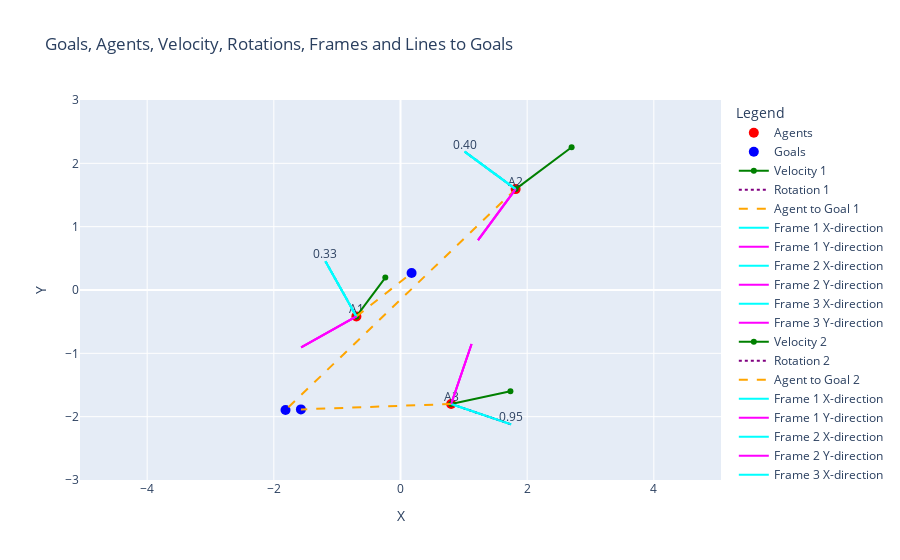
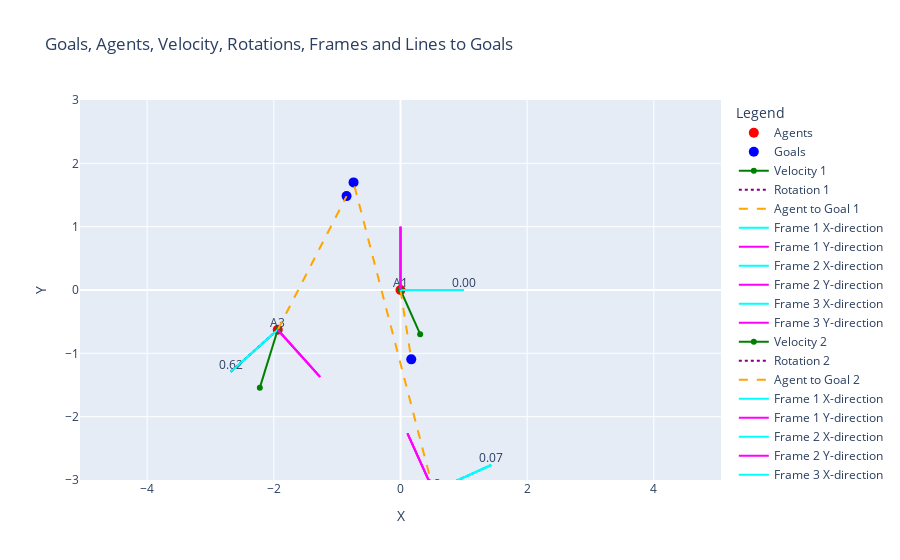
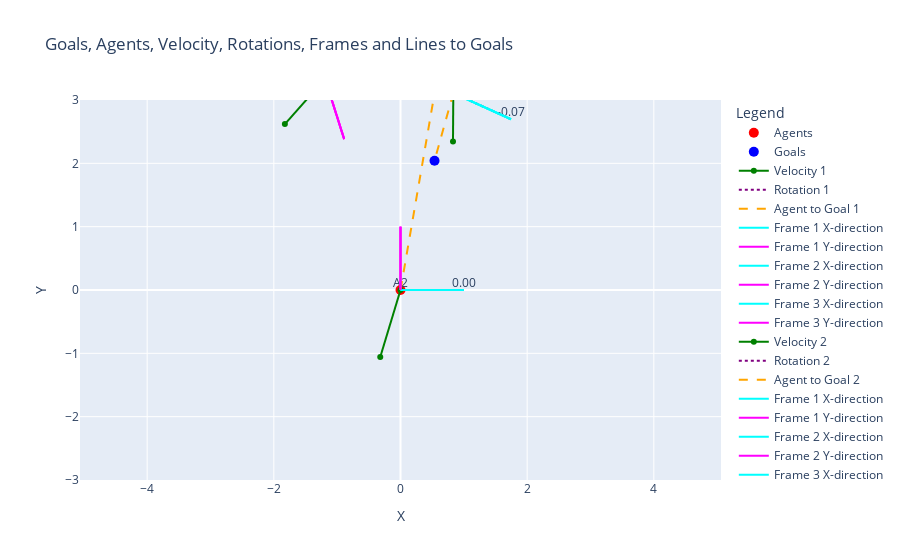

Here is the notebook cell these charts were saved with, in order:
### Code cell
import torch
import plotly.express as px
import plotly.graph_objects as go
import numpy as np

def plot_all(goals, agents, velocity, rots, frame_idx=None, plot_frames=False):
    if frame_idx is not None:
        agents, goals, rots, velocity = localize_all_wrt_one_agent(agents, frame_idx, goals, rots, velocity)
    # Convert tensors to numpy for easier handling in Plotly
    goals_numpy = goals.numpy()
    agents_numpy = agents.numpy()
    velocity_numpy = velocity.numpy()
    rots_numpy = rots.numpy()

    # Initialize the figure
    fig = go.Figure()

    # Plot agents
    fig.add_trace(go.Scatter(x=agents_numpy[:, 0], y=agents_numpy[:, 1],
                             mode='markers', name='Agents',
                             marker=dict(color='red', size=10)))

    # Label each agent
    for i in range(agents_numpy.shape[0]):
        fig.add_trace(go.Scatter(
            x=[agents_numpy[i, 0]],
            y=[agents_numpy[i, 1]],
            mode='text',
            text=[f'A{i+1}'],
            textposition='top center',
            showlegend=False
        ))

    # Plot goals
    fig.add_trace(go.Scatter(x=goals_numpy[:, 0], y=goals_numpy[:, 1],
                             mode='markers', name='Goals',
                             marker=dict(color='blue', size=10)))

    # Plot velocity vectors and rotations
    for i in range(velocity_numpy.shape[0]):
        fig.add_trace(go.Scatter(
            x=[agents_numpy[i, 0], agents_numpy[i, 0] + velocity_numpy[i, 0]],
            y=[agents_numpy[i, 1], agents_numpy[i, 1] + velocity_numpy[i, 1]],
            mode='lines+markers',
            name=f'Velocity {i+1}',
            line=dict(color='green')
        ))

        # Add rotation as arrow visualization
        fig.add_trace(go.Scatter(
            x=[agents_numpy[i, 0], agents_numpy[i, 0] + np.cos(rots_numpy[i, 0])],
            y=[agents_numpy[i, 1], agents_numpy[i, 1] + np.sin(rots_numpy[i, 0])],
            mode='lines+text',
            textposition='top center',
            text=['', f'{rots_numpy[i, 0] / (2 * np.pi):.2f}'],
            name=f'Rotation {i+1}',
            line=dict(color='purple', dash='dot')
        ))


        # Plot line from agent to its goal
        fig.add_trace(go.Scatter(
            x=[agents_numpy[i, 0], goals_numpy[i, 0]],
            y=[agents_numpy[i, 1], goals_numpy[i, 1]],
            mode='lines',
            name=f'Agent to Goal {i+1}',
            line=dict(color='orange', dash='dash')
        ))

        # Plot frames if option enabled
        if plot_frames is not None:
            frame = local_frame(rots)
            for i in range(agents_numpy.shape[0]):
                x_dir = frame[i, 0, 0].item()
                y_dir = frame[i, 1, 0].item()
                x_pos = agents_numpy[i, 0]
                y_pos = agents_numpy[i, 1]

                # Add frame directions
                fig.add_trace(go.Scatter(
                    x=[x_pos, x_pos + x_dir],
                    y=[y_pos, y_pos + y_dir],
                    mode='lines',
                    name=f'Frame {i+1} X-direction',
                    line=dict(color='cyan', dash='solid')
                ))

                x_dir = frame[i, 0, 1].item()
                y_dir = frame[i, 1, 1].item()
                fig.add_trace(go.Scatter(
                    x=[x_pos, x_pos + x_dir],
                    y=[y_pos, y_pos + y_dir],
                    mode='lines',
                    name=f'Frame {i+1} Y-direction',
                    line=dict(color='magenta', dash='solid')
                ))

    # Set up plot layout
    fig.update_layout(
        title="Goals, Agents, Velocity, Rotations, Frames and Lines to Goals",
        xaxis_title="X",
        yaxis_title="Y",
        legend_title="Legend",
        showlegend=True,
        xaxis=dict(scaleanchor="y", scaleratio=1, range=[-3, 3]),  # Maintain equal x:y ratio, set range
        yaxis=dict(range=[-3, 3])  # Set range
    )

    # Show the figure
    fig.show()


def localize_all_wrt_one_agent(agents, target_agent, goals, rots, velocity):
    frame = local_frame(rots)[target_agent]
    frame = torch.stack([frame] * agents.shape[0], dim=0)
    center = agents[target_agent]
    agents = localize(agents, frame, center=center)
    velocity = localize(velocity, frame)
    goals = localize(goals, frame, center=center)
    rots = rots - rots[target_agent]
    return agents, goals, rots, velocity

def local_frame(rotation):
    c = torch.cos(rotation)
    s = torch.sin(rotation)
    # For row vectors, use R(-theta)^T = [[cos, -sin], [sin, cos]]
    frame = torch.cat(
        [
            torch.stack([c, -s], dim=-1),
            torch.stack([s, c], dim=-1)
        ],
        dim=-2,
    )
    return frame




def localize(pos, frame, center=None):
    if center is not None:
        pos = pos - center
    return torch.bmm(
        pos.unsqueeze(1),
        frame,
    ).squeeze(1)
# Generate data
goals = torch.rand([3, 2]) * 4 - 2
agents = torch.rand([3, 2]) * 4 - 2
velocity = torch.rand([3, 2])
rots = torch.rand([3, 1]) * 2 * torch.pi

plot_all(goals, agents, velocity, rots, plot_frames=True)
plot_all(goals, agents, velocity, rots, frame_idx=0, plot_frames=True)
plot_all(goals, agents, velocity, rots, frame_idx=1, plot_frames=True)

### Figure 1 — Plotly figure (JSON) as saved in the notebook; plotly's stock layout.template omitted (floating-point values rounded to 4 significant figures)
{"data": [{"marker": {"color": "red", "size": 10}, "mode": "markers", "name": "Agents", "x": [-0.6964, 1.818, 0.7999], "y": [-0.417, 1.593, -1.8], "type": "scatter"}, {"mode": "text", "showlegend": false, "text": ["A1"], "textposition": "top center", "x": [-0.6964], "y": [-0.417], "type": "scatter"}, {"mode": "text", "showlegend": false, "text": ["A2"], "textposition": "top center", "x": [1.818], "y": [1.593], "type": "scatter"}, {"mode": "text", "showlegend": false, "text": ["A3"], "textposition": "top center", "x": [0.7999], "y": [-1.8], "type": "scatter"}, {"marker": {"color": "blue", "size": 10}, "mode": "markers", "name": "Goals", "x": [0.1751, -1.815, -1.573], "y": [0.2672, -1.895, -1.885], "type": "scatter"}, {"line": {"color": "green"}, "mode": "lines+markers", "name": "Velocity 1", "x": [-0.6964, -0.2396], "y": [-0.417, 0.1955], "type": "scatter"}, {"line": {"color": "purple", "dash": "dot"}, "mode": "lines+text", "name": "Rotation 1", "text": ["", "0.33"], "textposition": "top center", "x": [-0.6964, -1.186], "y": [-0.417, 0.4551], "type": "scatter"}, {"line": {"color": "orange", "dash": "dash"}, "mode": "lines", "name": "Agent to Goal 1", "x": [-0.6964, 0.1751], "y": [-0.417, 0.2672], "type": "scatter"}, {"line": {"color": "cyan", "dash": "solid"}, "mode": "lines", "name": "Frame 1 X-direction", "x": [-0.6964, -1.186], "y": [-0.417, 0.4551], "type": "scatter"}, {"line": {"color": "magenta", "dash": "solid"}, "mode": "lines", "name": "Frame 1 Y-direction", "x": [-0.6964, -1.568], "y": [-0.417, -0.9064], "type": "scatter"}, {"line": {"color": "cyan", "dash": "solid"}, "mode": "lines", "name": "Frame 2 X-direction", "x": [1.818, 1.012], "y": [1.593, 2.185], "type": "scatter"}, {"line": {"color": "magenta", "dash": "solid"}, "mode": "lines", "name": "Frame 2 Y-direction", "x": [1.818, 1.225], "y": [1.593, 0.7873], "type": "scatter"}, {"line": {"color": "cyan", "dash": "solid"}, "mode": "lines", "name": "Frame 3 X-direction", "x": [0.7999, 1.747], "y": [-1.8, -2.122], "type": "scatter"}, {"line": {"color": "magenta", "dash": "solid"}, "mode": "lines", "name": "Frame 3 Y-direction", "x": [0.7999, 1.122], "y": [-1.8, -0.8532], "type": "scatter"}, {"line": {"color": "green"}, "mode": "lines+markers", "name": "Velocity 2", "x": [1.818, 2.702], "y": [1.593, 2.255], "type": "scatter"}, {"line": {"color": "purple", "dash": "dot"}, "mode": "lines+text", "name": "Rotation 2", "text": ["", "0.40"], "textposition": "top center", "x": [1.818, 1.012], "y": [1.593, 2.185], "type": "scatter"}, {"line": {"color": "orange", "dash": "dash"}, "mode": "lines", "name": "Agent to Goal 2", "x": [1.818, -1.815], "y": [1.593, -1.895], "type": "scatter"}, {"line": {"color": "cyan", "dash": "solid"}, "mode": "lines", "name": "Frame 1 X-direction", "x": [-0.6964, -1.186], "y": [-0.417, 0.4551], "type": "scatter"}, {"line": {"color": "magenta", "dash": "solid"}, "mode": "lines", "name": "Frame 1 Y-direction", "x": [-0.6964, -1.568], "y": [-0.417, -0.9064], "type": "scatter"}, {"line": {"color": "cyan", "dash": "solid"}, "mode": "lines", "name": "Frame 2 X-direction", "x": [1.818, 1.012], "y": [1.593, 2.185], "type": "scatter"}, {"line": {"color": "magenta", "dash": "solid"}, "mode": "lines", "name": "Frame 2 Y-direction", "x": [1.818, 1.225], "y": [1.593, 0.7873], "type": "scatter"}, {"line": {"color": "cyan", "dash": "solid"}, "mode": "lines", "name": "Frame 3 X-direction", "x": [0.7999, 1.747], "y": [-1.8, -2.122], "type": "scatter"}, {"line": {"color": "magenta", "dash": "solid"}, "mode": "lines", "name": "Frame 3 Y-direction", "x": [0.7999, 1.122], "y": [-1.8, -0.8532], "type": "scatter"}, {"line": {"color": "green"}, "mode": "lines+markers", "name": "Velocity 3", "x": [0.7999, 1.735], "y": [-1.8, -1.599], "type": "scatter"}, {"line": {"color": "purple", "dash": "dot"}, "mode": "lines+text", "name": "Rotation 3", "text": ["", "0.95"], "textposition": "top center", "x": [0.7999, 1.747], "y": [-1.8, -2.122], "type": "scatter"}, {"line": {"color": "orange", "dash": "dash"}, "mode": "lines", "name": "Agent to Goal 3", "x": [0.7999, -1.573], "y": [-1.8, -1.885], "type": "scatter"}, {"line": {"color": "cyan", "dash": "solid"}, "mode": "lines", "name": "Frame 1 X-direction", "x": [-0.6964, -1.186], "y": [-0.417, 0.4551], "type": "scatter"}, {"line": {"color": "magenta", "dash": "solid"}, "mode": "lines", "name": "Frame 1 Y-direction", "x": [-0.6964, -1.568], "y": [-0.417, -0.9064], "type": "scatter"}, {"line": {"color": "cyan", "dash": "solid"}, "mode": "lines", "name": "Frame 2 X-direction", "x": [1.818, 1.012], "y": [1.593, 2.185], "type": "scatter"}, {"line": {"color": "magenta", "dash": "solid"}, "mode": "lines", "name": "Frame 2 Y-direction", "x": [1.818, 1.225], "y": [1.593, 0.7873], "type": "scatter"}, {"line": {"color": "cyan", "dash": "solid"}, "mode": "lines", "name": "Frame 3 X-direction", "x": [0.7999, 1.747], "y": [-1.8, -2.122], "type": "scatter"}, {"line": {"color": "magenta", "dash": "solid"}, "mode": "lines", "name": "Frame 3 Y-direction", "x": [0.7999, 1.122], "y": [-1.8, -0.8532], "type": "scatter"}], "layout": {"xaxis": {"title": {"text": "X"}, "scaleanchor": "y", "scaleratio": 1, "range": [-3, 3]}, "yaxis": {"title": {"text": "Y"}, "range": [-3, 3]}, "title": {"text": "Goals, Agents, Velocity, Rotations, Frames and Lines to Goals"}, "legend": {"title": {"text": "Legend"}}, "showlegend": true}}

### Figure 2 — Plotly figure (JSON) as saved in the notebook; plotly's stock layout.template omitted (floating-point values rounded to 4 significant figures)
{"data": [{"marker": {"color": "red", "size": 10}, "mode": "markers", "name": "Agents", "x": [0.0, 0.5222, -1.938], "y": [0.0, -3.176, -0.6281], "type": "scatter"}, {"mode": "text", "showlegend": false, "text": ["A1"], "textposition": "top center", "x": [0.0], "y": [0.0], "type": "scatter"}, {"mode": "text", "showlegend": false, "text": ["A2"], "textposition": "top center", "x": [0.5222], "y": [-3.176], "type": "scatter"}, {"mode": "text", "showlegend": false, "text": ["A3"], "textposition": "top center", "x": [-1.938], "y": [-0.6281], "type": "scatter"}, {"marker": {"color": "blue", "size": 10}, "mode": "markers", "name": "Goals", "x": [0.1701, -0.7413, -0.8517], "y": [-1.095, 1.699, 1.483], "type": "scatter"}, {"line": {"color": "green"}, "mode": "lines+markers", "name": "Velocity 1", "x": [0.0, 0.3105], "y": [0.0, -0.6981], "type": "scatter"}, {"line": {"color": "purple", "dash": "dot"}, "mode": "lines+text", "name": "Rotation 1", "text": ["", "0.00"], "textposition": "top center", "x": [0.0, 1.0], "y": [0.0, 0.0], "type": "scatter"}, {"line": {"color": "orange", "dash": "dash"}, "mode": "lines", "name": "Agent to Goal 1", "x": [0.0, 0.1701], "y": [0.0, -1.095], "type": "scatter"}, {"line": {"color": "cyan", "dash": "solid"}, "mode": "lines", "name": "Frame 1 X-direction", "x": [0.0, 1.0], "y": [0.0, 0.0], "type": "scatter"}, {"line": {"color": "magenta", "dash": "solid"}, "mode": "lines", "name": "Frame 1 Y-direction", "x": [0.0, 0.0], "y": [0.0, 1.0], "type": "scatter"}, {"line": {"color": "cyan", "dash": "solid"}, "mode": "lines", "name": "Frame 2 X-direction", "x": [0.5222, 1.433], "y": [-3.176, -2.764], "type": "scatter"}, {"line": {"color": "magenta", "dash": "solid"}, "mode": "lines", "name": "Frame 2 Y-direction", "x": [0.5222, 0.1099], "y": [-3.176, -2.265], "type": "scatter"}, {"line": {"color": "cyan", "dash": "solid"}, "mode": "lines", "name": "Frame 3 X-direction", "x": [-1.938, -2.683], "y": [-0.6281, -1.296], "type": "scatter"}, {"line": {"color": "magenta", "dash": "solid"}, "mode": "lines", "name": "Frame 3 Y-direction", "x": [-1.938, -1.27], "y": [-0.6281, -1.372], "type": "scatter"}, {"line": {"color": "green"}, "mode": "lines+markers", "name": "Velocity 2", "x": [0.5222, 0.6669], "y": [-3.176, -4.271], "type": "scatter"}, {"line": {"color": "purple", "dash": "dot"}, "mode": "lines+text", "name": "Rotation 2", "text": ["", "0.07"], "textposition": "top center", "x": [0.5222, 1.433], "y": [-3.176, -2.764], "type": "scatter"}, {"line": {"color": "orange", "dash": "dash"}, "mode": "lines", "name": "Agent to Goal 2", "x": [0.5222, -0.7413], "y": [-3.176, 1.699], "type": "scatter"}, {"line": {"color": "cyan", "dash": "solid"}, "mode": "lines", "name": "Frame 1 X-direction", "x": [0.0, 1.0], "y": [0.0, 0.0], "type": "scatter"}, {"line": {"color": "magenta", "dash": "solid"}, "mode": "lines", "name": "Frame 1 Y-direction", "x": [0.0, 0.0], "y": [0.0, 1.0], "type": "scatter"}, {"line": {"color": "cyan", "dash": "solid"}, "mode": "lines", "name": "Frame 2 X-direction", "x": [0.5222, 1.433], "y": [-3.176, -2.764], "type": "scatter"}, {"line": {"color": "magenta", "dash": "solid"}, "mode": "lines", "name": "Frame 2 Y-direction", "x": [0.5222, 0.1099], "y": [-3.176, -2.265], "type": "scatter"}, {"line": {"color": "cyan", "dash": "solid"}, "mode": "lines", "name": "Frame 3 X-direction", "x": [-1.938, -2.683], "y": [-0.6281, -1.296], "type": "scatter"}, {"line": {"color": "magenta", "dash": "solid"}, "mode": "lines", "name": "Frame 3 Y-direction", "x": [-1.938, -1.27], "y": [-0.6281, -1.372], "type": "scatter"}, {"line": {"color": "green"}, "mode": "lines+markers", "name": "Velocity 3", "x": [-1.938, -2.221], "y": [-0.6281, -1.542], "type": "scatter"}, {"line": {"color": "purple", "dash": "dot"}, "mode": "lines+text", "name": "Rotation 3", "text": ["", "0.62"], "textposition": "top center", "x": [-1.938, -2.683], "y": [-0.6281, -1.296], "type": "scatter"}, {"line": {"color": "orange", "dash": "dash"}, "mode": "lines", "name": "Agent to Goal 3", "x": [-1.938, -0.8517], "y": [-0.6281, 1.483], "type": "scatter"}, {"line": {"color": "cyan", "dash": "solid"}, "mode": "lines", "name": "Frame 1 X-direction", "x": [0.0, 1.0], "y": [0.0, 0.0], "type": "scatter"}, {"line": {"color": "magenta", "dash": "solid"}, "mode": "lines", "name": "Frame 1 Y-direction", "x": [0.0, 0.0], "y": [0.0, 1.0], "type": "scatter"}, {"line": {"color": "cyan", "dash": "solid"}, "mode": "lines", "name": "Frame 2 X-direction", "x": [0.5222, 1.433], "y": [-3.176, -2.764], "type": "scatter"}, {"line": {"color": "magenta", "dash": "solid"}, "mode": "lines", "name": "Frame 2 Y-direction", "x": [0.5222, 0.1099], "y": [-3.176, -2.265], "type": "scatter"}, {"line": {"color": "cyan", "dash": "solid"}, "mode": "lines", "name": "Frame 3 X-direction", "x": [-1.938, -2.683], "y": [-0.6281, -1.296], "type": "scatter"}, {"line": {"color": "magenta", "dash": "solid"}, "mode": "lines", "name": "Frame 3 Y-direction", "x": [-1.938, -1.27], "y": [-0.6281, -1.372], "type": "scatter"}], "layout": {"xaxis": {"title": {"text": "X"}, "scaleanchor": "y", "scaleratio": 1, "range": [-3, 3]}, "yaxis": {"title": {"text": "Y"}, "range": [-3, 3]}, "title": {"text": "Goals, Agents, Velocity, Rotations, Frames and Lines to Goals"}, "legend": {"title": {"text": "Legend"}}, "showlegend": true}}

### Figure 3 — Plotly figure (JSON) as saved in the notebook; plotly's stock layout.template omitted (floating-point values rounded to 4 significant figures)
{"data": [{"marker": {"color": "red", "size": 10}, "mode": "markers", "name": "Agents", "x": [0.8337, 0.0, -1.191], "y": [3.109, 0.0, 3.336], "type": "scatter"}, {"mode": "text", "showlegend": false, "text": ["A1"], "textposition": "top center", "x": [0.8337], "y": [3.109], "type": "scatter"}, {"mode": "text", "showlegend": false, "text": ["A2"], "textposition": "top center", "x": [0.0], "y": [0.0], "type": "scatter"}, {"mode": "text", "showlegend": false, "text": ["A3"], "textposition": "top center", "x": [-1.191], "y": [3.336], "type": "scatter"}, {"marker": {"color": "blue", "size": 10}, "mode": "markers", "name": "Goals", "x": [0.5372, 0.8589, 0.6692], "y": [2.041, 4.962, 4.811], "type": "scatter"}, {"line": {"color": "green"}, "mode": "lines+markers", "name": "Velocity 1", "x": [0.8337, 0.8287], "y": [3.109, 2.345], "type": "scatter"}, {"line": {"color": "purple", "dash": "dot"}, "mode": "lines+text", "name": "Rotation 1", "text": ["", "-0.07"], "textposition": "top center", "x": [0.8337, 1.745], "y": [3.109, 2.696], "type": "scatter"}, {"line": {"color": "orange", "dash": "dash"}, "mode": "lines", "name": "Agent to Goal 1", "x": [0.8337, 0.5372], "y": [3.109, 2.041], "type": "scatter"}, {"line": {"color": "cyan", "dash": "solid"}, "mode": "lines", "name": "Frame 1 X-direction", "x": [0.8337, 1.745], "y": [3.109, 2.696], "type": "scatter"}, {"line": {"color": "magenta", "dash": "solid"}, "mode": "lines", "name": "Frame 1 Y-direction", "x": [0.8337, 1.246], "y": [3.109, 4.02], "type": "scatter"}, {"line": {"color": "cyan", "dash": "solid"}, "mode": "lines", "name": "Frame 2 X-direction", "x": [0.0, 1.0], "y": [0.0, 0.0], "type": "scatter"}, {"line": {"color": "magenta", "dash": "solid"}, "mode": "lines", "name": "Frame 2 Y-direction", "x": [0.0, 0.0], "y": [0.0, 1.0], "type": "scatter"}, {"line": {"color": "cyan", "dash": "solid"}, "mode": "lines", "name": "Frame 3 X-direction", "x": [-1.191, -2.145], "y": [3.336, 3.034], "type": "scatter"}, {"line": {"color": "magenta", "dash": "solid"}, "mode": "lines", "name": "Frame 3 Y-direction", "x": [-1.191, -0.8896], "y": [3.336, 2.382], "type": "scatter"}, {"line": {"color": "green"}, "mode": "lines+markers", "name": "Velocity 2", "x": [0.0, -0.3198], "y": [0.0, -1.058], "type": "scatter"}, {"line": {"color": "purple", "dash": "dot"}, "mode": "lines+text", "name": "Rotation 2", "text": ["", "0.00"], "textposition": "top center", "x": [0.0, 1.0], "y": [0.0, 0.0], "type": "scatter"}, {"line": {"color": "orange", "dash": "dash"}, "mode": "lines", "name": "Agent to Goal 2", "x": [0.0, 0.8589], "y": [0.0, 4.962], "type": "scatter"}, {"line": {"color": "cyan", "dash": "solid"}, "mode": "lines", "name": "Frame 1 X-direction", "x": [0.8337, 1.745], "y": [3.109, 2.696], "type": "scatter"}, {"line": {"color": "magenta", "dash": "solid"}, "mode": "lines", "name": "Frame 1 Y-direction", "x": [0.8337, 1.246], "y": [3.109, 4.02], "type": "scatter"}, {"line": {"color": "cyan", "dash": "solid"}, "mode": "lines", "name": "Frame 2 X-direction", "x": [0.0, 1.0], "y": [0.0, 0.0], "type": "scatter"}, {"line": {"color": "magenta", "dash": "solid"}, "mode": "lines", "name": "Frame 2 Y-direction", "x": [0.0, 0.0], "y": [0.0, 1.0], "type": "scatter"}, {"line": {"color": "cyan", "dash": "solid"}, "mode": "lines", "name": "Frame 3 X-direction", "x": [-1.191, -2.145], "y": [3.336, 3.034], "type": "scatter"}, {"line": {"color": "magenta", "dash": "solid"}, "mode": "lines", "name": "Frame 3 Y-direction", "x": [-1.191, -0.8896], "y": [3.336, 2.382], "type": "scatter"}, {"line": {"color": "green"}, "mode": "lines+markers", "name": "Velocity 3", "x": [-1.191, -1.826], "y": [3.336, 2.619], "type": "scatter"}, {"line": {"color": "purple", "dash": "dot"}, "mode": "lines+text", "name": "Rotation 3", "text": ["", "0.55"], "textposition": "top center", "x": [-1.191, -2.145], "y": [3.336, 3.034], "type": "scatter"}, {"line": {"color": "orange", "dash": "dash"}, "mode": "lines", "name": "Agent to Goal 3", "x": [-1.191, 0.6692], "y": [3.336, 4.811], "type": "scatter"}, {"line": {"color": "cyan", "dash": "solid"}, "mode": "lines", "name": "Frame 1 X-direction", "x": [0.8337, 1.745], "y": [3.109, 2.696], "type": "scatter"}, {"line": {"color": "magenta", "dash": "solid"}, "mode": "lines", "name": "Frame 1 Y-direction", "x": [0.8337, 1.246], "y": [3.109, 4.02], "type": "scatter"}, {"line": {"color": "cyan", "dash": "solid"}, "mode": "lines", "name": "Frame 2 X-direction", "x": [0.0, 1.0], "y": [0.0, 0.0], "type": "scatter"}, {"line": {"color": "magenta", "dash": "solid"}, "mode": "lines", "name": "Frame 2 Y-direction", "x": [0.0, 0.0], "y": [0.0, 1.0], "type": "scatter"}, {"line": {"color": "cyan", "dash": "solid"}, "mode": "lines", "name": "Frame 3 X-direction", "x": [-1.191, -2.145], "y": [3.336, 3.034], "type": "scatter"}, {"line": {"color": "magenta", "dash": "solid"}, "mode": "lines", "name": "Frame 3 Y-direction", "x": [-1.191, -0.8896], "y": [3.336, 2.382], "type": "scatter"}], "layout": {"xaxis": {"title": {"text": "X"}, "scaleanchor": "y", "scaleratio": 1, "range": [-3, 3]}, "yaxis": {"title": {"text": "Y"}, "range": [-3, 3]}, "title": {"text": "Goals, Agents, Velocity, Rotations, Frames and Lines to Goals"}, "legend": {"title": {"text": "Legend"}}, "showlegend": true}}
